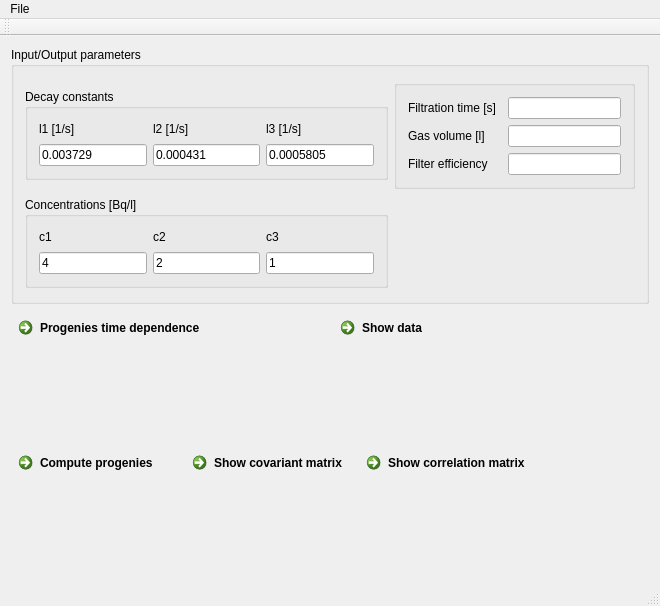
<?xml version="1.0" encoding="UTF-8"?>
<ui version="4.0">
 <class>MainWindow</class>
 <widget class="QMainWindow" name="MainWindow">
  <property name="geometry">
   <rect>
    <x>0</x>
    <y>0</y>
    <width>660</width>
    <height>606</height>
   </rect>
  </property>
  <property name="windowTitle">
   <string>MainWindow</string>
  </property>
  <widget class="QWidget" name="centralWidget">
   <layout class="QGridLayout" name="gridLayout_5">
    <item row="3" column="0">
     <widget class="QCommandLinkButton" name="commandLinkButton_5">
      <property name="text">
       <string>Progenies time dependence</string>
      </property>
     </widget>
    </item>
    <item row="3" column="1">
     <widget class="QCommandLinkButton" name="commandLinkButton_4">
      <property name="text">
       <string>Show data</string>
      </property>
     </widget>
    </item>
    <item row="4" column="0" colspan="2">
     <layout class="QHBoxLayout" name="horizontalLayout">
      <item>
       <widget class="QCommandLinkButton" name="commandLinkButton_2">
        <property name="text">
         <string>Compute progenies</string>
        </property>
       </widget>
      </item>
      <item>
       <widget class="QCommandLinkButton" name="commandLinkButton">
        <property name="text">
         <string>Show covariant matrix</string>
        </property>
       </widget>
      </item>
      <item>
       <widget class="QCommandLinkButton" name="commandLinkButton_3">
        <property name="text">
         <string>Show correlation matrix</string>
        </property>
       </widget>
      </item>
      <item>
       <spacer name="horizontalSpacer_2">
        <property name="orientation">
         <enum>Qt::Horizontal</enum>
        </property>
        <property name="sizeHint" stdset="0">
         <size>
          <width>40</width>
          <height>20</height>
         </size>
        </property>
       </spacer>
      </item>
     </layout>
    </item>
    <item row="0" column="0" rowspan="2" colspan="2">
     <widget class="QGroupBox" name="groupBox_3">
      <property name="title">
       <string>Input/Output parameters</string>
      </property>
      <layout class="QGridLayout" name="gridLayout_3">
       <item row="0" column="0">
        <widget class="QGroupBox" name="groupBox">
         <property name="minimumSize">
          <size>
           <width>281</width>
           <height>71</height>
          </size>
         </property>
         <property name="maximumSize">
          <size>
           <width>16777215</width>
           <height>91</height>
          </size>
         </property>
         <property name="statusTip">
          <string>Decay constants of progenies</string>
         </property>
         <property name="title">
          <string>Decay constants</string>
         </property>
         <layout class="QGridLayout" name="gridLayout">
          <item row="0" column="0">
           <layout class="QHBoxLayout" name="horizontalLayout_3">
            <item>
             <layout class="QVBoxLayout" name="verticalLayout_4">
              <property name="spacing">
               <number>-1</number>
              </property>
              <item>
               <widget class="QLabel" name="label">
                <property name="text">
                 <string>l1 [1/s]</string>
                </property>
               </widget>
              </item>
              <item>
               <widget class="QLineEdit" name="lineEdit">
                <property name="text">
                 <string>0.003729</string>
                </property>
               </widget>
              </item>
             </layout>
            </item>
            <item>
             <layout class="QVBoxLayout" name="verticalLayout_5">
              <item>
               <widget class="QLabel" name="label_2">
                <property name="text">
                 <string>l2 [1/s]</string>
                </property>
               </widget>
              </item>
              <item>
               <widget class="QLineEdit" name="lineEdit_2">
                <property name="text">
                 <string>0.000431</string>
                </property>
               </widget>
              </item>
             </layout>
            </item>
            <item>
             <layout class="QVBoxLayout" name="verticalLayout_6">
              <item>
               <widget class="QLabel" name="label_3">
                <property name="text">
                 <string>l3 [1/s]</string>
                </property>
               </widget>
              </item>
              <item>
               <widget class="QLineEdit" name="lineEdit_3">
                <property name="text">
                 <string>0.0005805</string>
                </property>
               </widget>
              </item>
             </layout>
            </item>
           </layout>
          </item>
         </layout>
        </widget>
       </item>
       <item row="0" column="1">
        <widget class="QGroupBox" name="groupBox_4">
         <property name="minimumSize">
          <size>
           <width>171</width>
           <height>81</height>
          </size>
         </property>
         <property name="title">
          <string/>
         </property>
         <layout class="QGridLayout" name="gridLayout_4">
          <item row="1" column="2">
           <widget class="QLineEdit" name="lineEdit_8"/>
          </item>
          <item row="0" column="2">
           <widget class="QLineEdit" name="lineEdit_7"/>
          </item>
          <item row="1" column="0" colspan="2">
           <widget class="QLabel" name="label_8">
            <property name="statusTip">
             <string>Amount of filtered gas</string>
            </property>
            <property name="text">
             <string>Gas volume [l]</string>
            </property>
           </widget>
          </item>
          <item row="0" column="0">
           <widget class="QLabel" name="label_7">
            <property name="statusTip">
             <string>Time of radon filtration through the filter</string>
            </property>
            <property name="text">
             <string>Filtration time [s]</string>
            </property>
           </widget>
          </item>
          <item row="2" column="0">
           <widget class="QLabel" name="label_9">
            <property name="statusTip">
             <string>Efficiency to grap progenies</string>
            </property>
            <property name="text">
             <string>Filter efficiency</string>
            </property>
           </widget>
          </item>
          <item row="2" column="2">
           <widget class="QLineEdit" name="lineEdit_9"/>
          </item>
         </layout>
        </widget>
       </item>
       <item row="1" column="0">
        <widget class="QGroupBox" name="groupBox_2">
         <property name="minimumSize">
          <size>
           <width>161</width>
           <height>71</height>
          </size>
         </property>
         <property name="maximumSize">
          <size>
           <width>371</width>
           <height>91</height>
          </size>
         </property>
         <property name="title">
          <string>Concentrations [Bq/l]</string>
         </property>
         <layout class="QGridLayout" name="gridLayout_2">
          <item row="0" column="0">
           <layout class="QHBoxLayout" name="horizontalLayout_2">
            <item>
             <layout class="QVBoxLayout" name="verticalLayout">
              <item>
               <widget class="QLabel" name="label_4">
                <property name="text">
                 <string>c1</string>
                </property>
               </widget>
              </item>
              <item>
               <widget class="QLineEdit" name="lineEdit_4">
                <property name="text">
                 <string>4</string>
                </property>
               </widget>
              </item>
             </layout>
            </item>
            <item>
             <layout class="QVBoxLayout" name="verticalLayout_2">
              <item>
               <widget class="QLabel" name="label_5">
                <property name="text">
                 <string>c2</string>
                </property>
               </widget>
              </item>
              <item>
               <widget class="QLineEdit" name="lineEdit_5">
                <property name="text">
                 <string>2</string>
                </property>
               </widget>
              </item>
             </layout>
            </item>
            <item>
             <layout class="QVBoxLayout" name="verticalLayout_3">
              <item>
               <widget class="QLabel" name="label_6">
                <property name="text">
                 <string>c3</string>
                </property>
               </widget>
              </item>
              <item>
               <widget class="QLineEdit" name="lineEdit_6">
                <property name="text">
                 <string>1</string>
                </property>
               </widget>
              </item>
             </layout>
            </item>
           </layout>
          </item>
         </layout>
        </widget>
       </item>
       <item row="1" column="1">
        <spacer name="horizontalSpacer">
         <property name="orientation">
          <enum>Qt::Horizontal</enum>
         </property>
         <property name="sizeHint" stdset="0">
          <size>
           <width>241</width>
           <height>20</height>
          </size>
         </property>
        </spacer>
       </item>
      </layout>
     </widget>
    </item>
   </layout>
  </widget>
  <widget class="QMenuBar" name="menuBar">
   <property name="geometry">
    <rect>
     <x>0</x>
     <y>0</y>
     <width>660</width>
     <height>24</height>
    </rect>
   </property>
   <widget class="QMenu" name="menuFile">
    <property name="title">
     <string>File</string>
    </property>
    <addaction name="separator"/>
    <addaction name="actionOpen"/>
    <addaction name="actionOpen_database"/>
    <addaction name="actionSave_database"/>
   </widget>
   <addaction name="menuFile"/>
  </widget>
  <widget class="QToolBar" name="mainToolBar">
   <attribute name="toolBarArea">
    <enum>TopToolBarArea</enum>
   </attribute>
   <attribute name="toolBarBreak">
    <bool>false</bool>
   </attribute>
  </widget>
  <widget class="QStatusBar" name="statusBar"/>
  <action name="actionOpen">
   <property name="text">
    <string>Open</string>
   </property>
  </action>
  <action name="actionAbout_program">
   <property name="text">
    <string>About program</string>
   </property>
  </action>
  <action name="actionAblout_Qt">
   <property name="text">
    <string>Ablout Qt</string>
   </property>
  </action>
  <action name="actionOpen_database">
   <property name="text">
    <string>Open database</string>
   </property>
  </action>
  <action name="actionSave_database">
   <property name="text">
    <string>Save database</string>
   </property>
  </action>
 </widget>
 <layoutdefault spacing="6" margin="11"/>
 <resources/>
 <connections/>
</ui>
